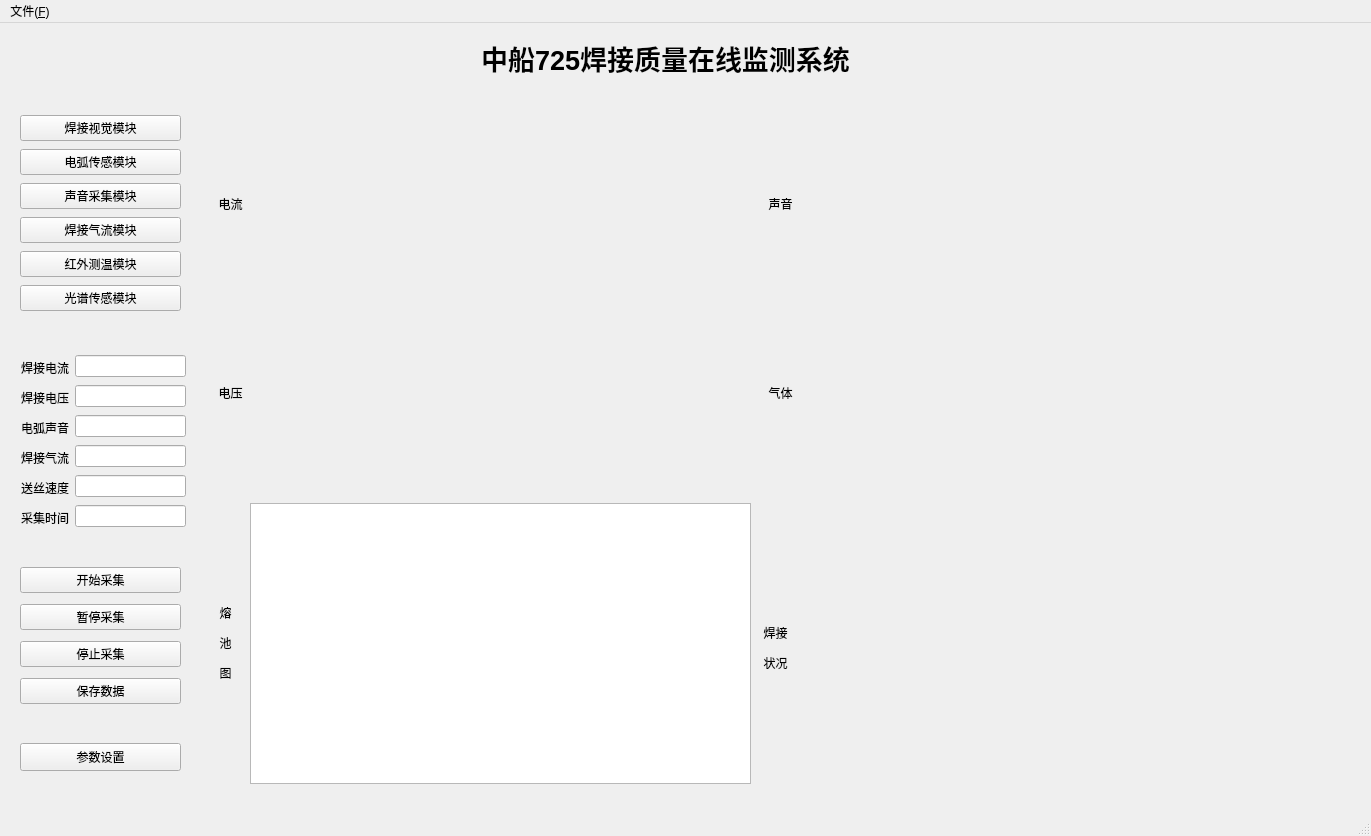
<?xml version="1.0" encoding="UTF-8"?>
<ui version="4.0">
 <class>Menu</class>
 <widget class="QMainWindow" name="Menu">
  <property name="geometry">
   <rect>
    <x>0</x>
    <y>0</y>
    <width>1371</width>
    <height>836</height>
   </rect>
  </property>
  <property name="windowTitle">
   <string>MainWindow</string>
  </property>
  <widget class="QWidget" name="centralwidget">
   <widget class="QWidget" name="verticalLayoutWidget">
    <property name="geometry">
     <rect>
      <x>20</x>
      <y>90</y>
      <width>161</width>
      <height>205</height>
     </rect>
    </property>
    <layout class="QVBoxLayout" name="verticalLayout">
     <item>
      <widget class="QPushButton" name="visionButton">
       <property name="text">
        <string>焊接视觉模块</string>
       </property>
      </widget>
     </item>
     <item>
      <widget class="QPushButton" name="arcButton">
       <property name="text">
        <string>电弧传感模块</string>
       </property>
      </widget>
     </item>
     <item>
      <widget class="QPushButton" name="soundButton">
       <property name="text">
        <string>声音采集模块</string>
       </property>
      </widget>
     </item>
     <item>
      <widget class="QPushButton" name="airstreamButton">
       <property name="text">
        <string>焊接气流模块</string>
       </property>
      </widget>
     </item>
     <item>
      <widget class="QPushButton" name="tempButton">
       <property name="text">
        <string>红外测温模块</string>
       </property>
      </widget>
     </item>
     <item>
      <widget class="QPushButton" name="rayButton">
       <property name="text">
        <string>光谱传感模块</string>
       </property>
      </widget>
     </item>
    </layout>
   </widget>
   <widget class="QPushButton" name="configButton">
    <property name="geometry">
     <rect>
      <x>20</x>
      <y>720</y>
      <width>161</width>
      <height>28</height>
     </rect>
    </property>
    <property name="text">
     <string>参数设置</string>
    </property>
   </widget>
   <widget class="QWidget" name="horizontalLayoutWidget">
    <property name="geometry">
     <rect>
      <x>21</x>
      <y>330</y>
      <width>165</width>
      <height>181</height>
     </rect>
    </property>
    <layout class="QHBoxLayout" name="horizontalLayout">
     <item>
      <widget class="QLabel" name="label">
       <property name="text">
        <string>&lt;html&gt;&lt;head/&gt;&lt;body&gt;&lt;p align=&quot;center&quot;&gt;焊接电流&lt;/p&gt;&lt;p align=&quot;center&quot;&gt;焊接电压&lt;/p&gt;&lt;p align=&quot;center&quot;&gt;电弧声音&lt;/p&gt;&lt;p align=&quot;center&quot;&gt;焊接气流&lt;/p&gt;&lt;p align=&quot;center&quot;&gt;送丝速度&lt;/p&gt;&lt;p align=&quot;center&quot;&gt;采集时间&lt;/p&gt;&lt;/body&gt;&lt;/html&gt;</string>
       </property>
      </widget>
     </item>
     <item>
      <layout class="QVBoxLayout" name="verticalLayout_2">
       <item>
        <widget class="QLineEdit" name="elecShow"/>
       </item>
       <item>
        <widget class="QLineEdit" name="voltShow"/>
       </item>
       <item>
        <widget class="QLineEdit" name="soundShow"/>
       </item>
       <item>
        <widget class="QLineEdit" name="flowShow"/>
       </item>
       <item>
        <widget class="QLineEdit" name="wireSpeedShow"/>
       </item>
       <item>
        <widget class="QLineEdit" name="timeShow"/>
       </item>
      </layout>
     </item>
    </layout>
   </widget>
   <widget class="QWidget" name="verticalLayoutWidget_4">
    <property name="geometry">
     <rect>
      <x>20</x>
      <y>539</y>
      <width>161</width>
      <height>151</height>
     </rect>
    </property>
    <layout class="QVBoxLayout" name="verticalLayout_4">
     <item>
      <widget class="QPushButton" name="startButton">
       <property name="text">
        <string>开始采集</string>
       </property>
      </widget>
     </item>
     <item>
      <widget class="QPushButton" name="pauseButton">
       <property name="text">
        <string>暂停采集</string>
       </property>
      </widget>
     </item>
     <item>
      <widget class="QPushButton" name="stopButton">
       <property name="text">
        <string>停止采集</string>
       </property>
      </widget>
     </item>
     <item>
      <widget class="QPushButton" name="saveButton">
       <property name="text">
        <string>保存数据</string>
       </property>
      </widget>
     </item>
    </layout>
   </widget>
   <widget class="QLabel" name="label_6">
    <property name="geometry">
     <rect>
      <x>210</x>
      <y>480</y>
      <width>31</width>
      <height>281</height>
     </rect>
    </property>
    <property name="text">
     <string>&lt;html&gt;&lt;head/&gt;&lt;body&gt;&lt;p align=&quot;center&quot;&gt;熔&lt;/p&gt;&lt;p align=&quot;center&quot;&gt;池&lt;/p&gt;&lt;p align=&quot;center&quot;&gt;图&lt;/p&gt;&lt;/body&gt;&lt;/html&gt;</string>
    </property>
   </widget>
   <widget class="QLabel" name="label_8">
    <property name="geometry">
     <rect>
      <x>760</x>
      <y>600</y>
      <width>31</width>
      <height>51</height>
     </rect>
    </property>
    <property name="text">
     <string>&lt;html&gt;&lt;head/&gt;&lt;body&gt;&lt;p align=&quot;center&quot;&gt;焊接&lt;/p&gt;&lt;p align=&quot;center&quot;&gt;状况&lt;/p&gt;&lt;/body&gt;&lt;/html&gt;</string>
    </property>
   </widget>
   <widget class="QWidget" name="verticalLayoutWidget_3">
    <property name="geometry">
     <rect>
      <x>210</x>
      <y>90</y>
      <width>41</width>
      <height>371</height>
     </rect>
    </property>
    <layout class="QVBoxLayout" name="verticalLayout_3">
     <item>
      <widget class="QLabel" name="label_2">
       <property name="text">
        <string>&lt;html&gt;&lt;head/&gt;&lt;body&gt;&lt;p align=&quot;center&quot;&gt;电流&lt;/p&gt;&lt;/body&gt;&lt;/html&gt;</string>
       </property>
      </widget>
     </item>
     <item>
      <widget class="QLabel" name="label_5">
       <property name="text">
        <string>&lt;html&gt;&lt;head/&gt;&lt;body&gt;&lt;p align=&quot;center&quot;&gt;电压&lt;/p&gt;&lt;/body&gt;&lt;/html&gt;</string>
       </property>
      </widget>
     </item>
    </layout>
   </widget>
   <widget class="QWidget" name="verticalLayoutWidget_6">
    <property name="geometry">
     <rect>
      <x>250</x>
      <y>90</y>
      <width>501</width>
      <height>371</height>
     </rect>
    </property>
    <layout class="QVBoxLayout" name="verticalLayout_6">
     <item>
      <widget class="QCustomPlot" name="currentPlot" native="true"/>
     </item>
     <item>
      <widget class="QCustomPlot" name="voltagePlot" native="true"/>
     </item>
    </layout>
   </widget>
   <widget class="QWidget" name="verticalLayoutWidget_7">
    <property name="geometry">
     <rect>
      <x>800</x>
      <y>90</y>
      <width>501</width>
      <height>371</height>
     </rect>
    </property>
    <layout class="QVBoxLayout" name="verticalLayout_7">
     <item>
      <widget class="QCustomPlot" name="soundPlot" native="true"/>
     </item>
     <item>
      <widget class="QCustomPlot" name="airstreamPlot" native="true"/>
     </item>
    </layout>
   </widget>
   <widget class="QWidget" name="verticalLayoutWidget_5">
    <property name="geometry">
     <rect>
      <x>760</x>
      <y>90</y>
      <width>41</width>
      <height>371</height>
     </rect>
    </property>
    <layout class="QVBoxLayout" name="verticalLayout_5">
     <item>
      <widget class="QLabel" name="label_3">
       <property name="text">
        <string>&lt;html&gt;&lt;head/&gt;&lt;body&gt;&lt;p align=&quot;center&quot;&gt;声音&lt;/p&gt;&lt;/body&gt;&lt;/html&gt;</string>
       </property>
      </widget>
     </item>
     <item>
      <widget class="QLabel" name="label_7">
       <property name="text">
        <string>&lt;html&gt;&lt;head/&gt;&lt;body&gt;&lt;p align=&quot;center&quot;&gt;气体&lt;/p&gt;&lt;/body&gt;&lt;/html&gt;</string>
       </property>
      </widget>
     </item>
    </layout>
   </widget>
   <widget class="QLabel" name="label_4">
    <property name="geometry">
     <rect>
      <x>430</x>
      <y>-10</y>
      <width>471</width>
      <height>91</height>
     </rect>
    </property>
    <property name="text">
     <string>&lt;html&gt;&lt;head/&gt;&lt;body&gt;&lt;p align=&quot;center&quot;&gt;&lt;span style=&quot; font-size:20pt; font-weight:700;&quot;&gt;中船725焊接质量在线监测系统&lt;/span&gt;&lt;/p&gt;&lt;/body&gt;&lt;/html&gt;</string>
    </property>
   </widget>
   <widget class="QGraphicsView" name="gvMain">
    <property name="geometry">
     <rect>
      <x>250</x>
      <y>480</y>
      <width>501</width>
      <height>281</height>
     </rect>
    </property>
    <property name="backgroundBrush">
     <brush brushstyle="SolidPattern">
      <color alpha="255">
       <red>127</red>
       <green>127</green>
       <blue>127</blue>
      </color>
     </brush>
    </property>
   </widget>
   <widget class="QCustomPlot" name="specPlot" native="true">
    <property name="geometry">
     <rect>
      <x>800</x>
      <y>540</y>
      <width>499</width>
      <height>181</height>
     </rect>
    </property>
   </widget>
  </widget>
  <widget class="QStatusBar" name="statusbar"/>
  <widget class="QMenuBar" name="menuBar">
   <property name="geometry">
    <rect>
     <x>0</x>
     <y>0</y>
     <width>1371</width>
     <height>23</height>
    </rect>
   </property>
   <widget class="QMenu" name="menu_F">
    <property name="title">
     <string>文件(&amp;F)</string>
    </property>
   </widget>
   <addaction name="menu_F"/>
  </widget>
 </widget>
 <customwidgets>
  <customwidget>
   <class>QCustomPlot</class>
   <extends>QWidget</extends>
   <header>../../qcustomplot.h</header>
   <container>1</container>
  </customwidget>
 </customwidgets>
 <resources/>
 <connections/>
</ui>
